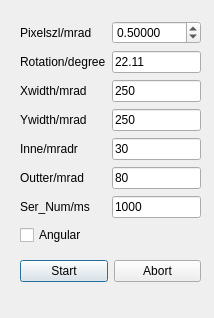
<?xml version="1.0" encoding="UTF-8"?>
<ui version="4.0">
 <class>Dialog</class>
 <widget class="QDialog" name="Dialog">
  <property name="geometry">
   <rect>
    <x>0</x>
    <y>0</y>
    <width>214</width>
    <height>318</height>
   </rect>
  </property>
  <property name="windowTitle">
   <string>Dialog</string>
  </property>
  <widget class="QWidget" name="gridLayoutWidget">
   <property name="geometry">
    <rect>
     <x>20</x>
     <y>20</y>
     <width>181</width>
     <height>226</height>
    </rect>
   </property>
   <layout class="QGridLayout" name="gridLayout">
    <item row="6" column="0">
     <widget class="QLabel" name="Inner_label">
      <property name="text">
       <string>Inne/mradr</string>
      </property>
     </widget>
    </item>
    <item row="2" column="1">
     <widget class="QLineEdit" name="Xwidth">
      <property name="text">
       <string>250</string>
      </property>
     </widget>
    </item>
    <item row="3" column="0">
     <widget class="QLabel" name="Ywidth_lable">
      <property name="text">
       <string>Ywidth/mrad</string>
      </property>
     </widget>
    </item>
    <item row="2" column="0">
     <widget class="QLabel" name="Xwidth_lable">
      <property name="text">
       <string>Xwidth/mrad</string>
      </property>
     </widget>
    </item>
    <item row="1" column="1">
     <widget class="QLineEdit" name="Rotation">
      <property name="text">
       <string>22.11</string>
      </property>
     </widget>
    </item>
    <item row="0" column="1">
     <widget class="QDoubleSpinBox" name="Pixelsz">
      <property name="toolTipDuration">
       <number>-1</number>
      </property>
      <property name="decimals">
       <number>5</number>
      </property>
      <property name="singleStep">
       <double>0.001000000000000</double>
      </property>
      <property name="value">
       <double>0.500000000000000</double>
      </property>
     </widget>
    </item>
    <item row="3" column="1">
     <widget class="QLineEdit" name="Ywidth">
      <property name="text">
       <string>250</string>
      </property>
     </widget>
    </item>
    <item row="1" column="0">
     <widget class="QLabel" name="Rotation_lable">
      <property name="text">
       <string>Rotation/degree</string>
      </property>
     </widget>
    </item>
    <item row="9" column="1">
     <widget class="QLineEdit" name="Outter">
      <property name="text">
       <string>80</string>
      </property>
     </widget>
    </item>
    <item row="9" column="0">
     <widget class="QLabel" name="Outter_labe">
      <property name="text">
       <string>Outter/mrad</string>
      </property>
     </widget>
    </item>
    <item row="6" column="1">
     <widget class="QLineEdit" name="Inner">
      <property name="text">
       <string>30</string>
      </property>
     </widget>
    </item>
    <item row="11" column="0">
     <widget class="QCheckBox" name="Angular">
      <property name="text">
       <string>Angular</string>
      </property>
     </widget>
    </item>
    <item row="0" column="0">
     <widget class="QLabel" name="label">
      <property name="text">
       <string>Pixelszl/mrad</string>
      </property>
     </widget>
    </item>
    <item row="10" column="1">
     <widget class="QLineEdit" name="Dwell">
      <property name="text">
       <string>1000</string>
      </property>
     </widget>
    </item>
    <item row="10" column="0">
     <widget class="QLabel" name="label_2">
      <property name="text">
       <string>Ser_Num/ms</string>
      </property>
     </widget>
    </item>
   </layout>
  </widget>
  <widget class="QWidget" name="gridLayoutWidget_2">
   <property name="geometry">
    <rect>
     <x>20</x>
     <y>260</y>
     <width>181</width>
     <height>46</height>
    </rect>
   </property>
   <layout class="QGridLayout" name="gridLayout_2">
    <item row="0" column="0">
     <widget class="QPushButton" name="Start">
      <property name="text">
       <string>Start</string>
      </property>
     </widget>
    </item>
    <item row="0" column="1">
     <widget class="QPushButton" name="Abort">
      <property name="text">
       <string>Abort</string>
      </property>
     </widget>
    </item>
    <item row="1" column="1">
     <widget class="QLabel" name="Shift">
      <property name="text">
       <string/>
      </property>
     </widget>
    </item>
   </layout>
  </widget>
 </widget>
 <resources/>
 <connections/>
</ui>
